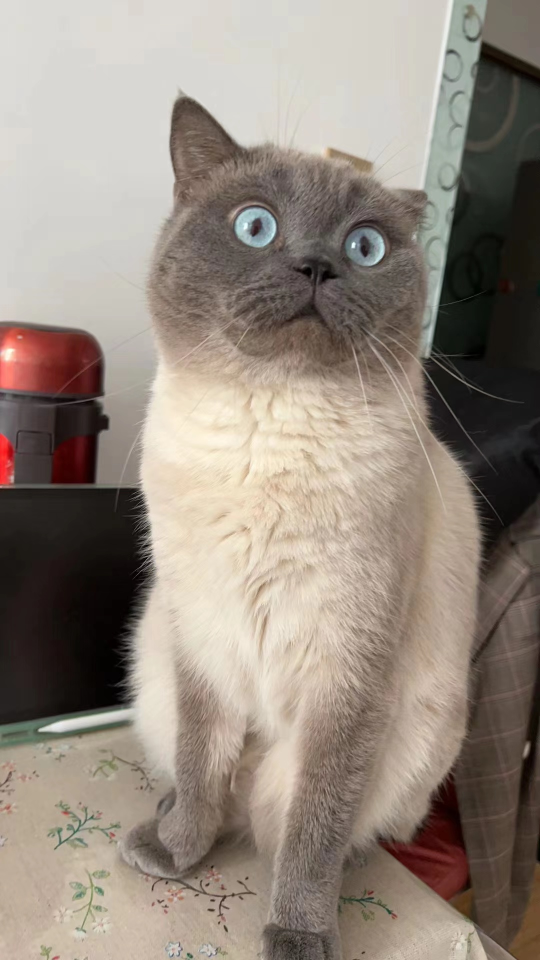
#> input picture DINOv2_TensorRT/scripts/images/cat.jpg, 1080 x 1920 px (shown at 1/2 size)
$ python -i utils.py   (imports and definitions only)
#> lines starting #> are read from the running program, lines starting #| are printed output that depends on the picture
#> further down, picture is the input picture: shape (1920, 1080, 3); mean B, G, R 125.9, 136.4, 147.5
import cv2
import numpy as np

# ImageNet normalization constants matching DINOv2 preprocessing
IMAGENET_MEAN = np.array([0.485, 0.456, 0.406], dtype=np.float32)
IMAGENET_STD  = np.array([0.229, 0.224, 0.225], dtype=np.float32)


def preprocess(img_bgr, imgsz=256):
    """Resize and normalize a BGR image for DINOv2 inference.

    Replicates the AutoImageProcessor pipeline (resize, ImageNet normalize)
    without requiring the transformers library at inference time.

    Args:
        img_bgr: BGR image as a numpy array (H, W, 3), uint8.
        imgsz: int for aspect-ratio preserving resize (scales so the shortest
               side equals imgsz), or (h, w) tuple for exact resize.

    Returns:
        numpy.ndarray: Float32 array of shape (1, 3, H', W'), normalized.
    """
#> called with imgsz = 256
    img_rgb = cv2.cvtColor(img_bgr, cv2.COLOR_BGR2RGB)
    if isinstance(imgsz, int):
        h, w = img_rgb.shape[:2]
#> h = 1920; w = 1080
        scale = imgsz / min(h, w)
#> scale = 0.237
        new_h = round(h * scale)
#> new_h = 455
        new_w = round(w * scale)
#> new_w = 256
        img_resized = cv2.resize(img_rgb, (new_w, new_h), interpolation=cv2.INTER_LINEAR)
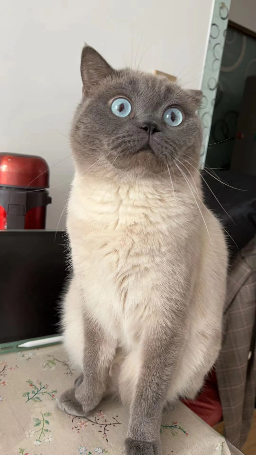
#> img_resized: shape (455, 256, 3); mean R, G, B 147.4, 136.3, 125.9
    else:
        target_h, target_w = imgsz
        img_resized = cv2.resize(img_rgb, (target_w, target_h), interpolation=cv2.INTER_LINEAR)
    inp = img_resized.astype(np.float32) / 255.0
    inp = (inp - IMAGENET_MEAN) / IMAGENET_STD          # (H, W, 3)
    inp = np.transpose(inp, (2, 0, 1))[np.newaxis, :]   # (1, 3, H, W)
    return np.ascontiguousarray(inp, dtype=np.float32)


# [65 lines left out: functions reshape_patches, visualize_features, not called in this run]

>>> import cv2
>>> picture = cv2.imread('../../scripts/images/cat.jpg')
>>> result = preprocess(picture)
